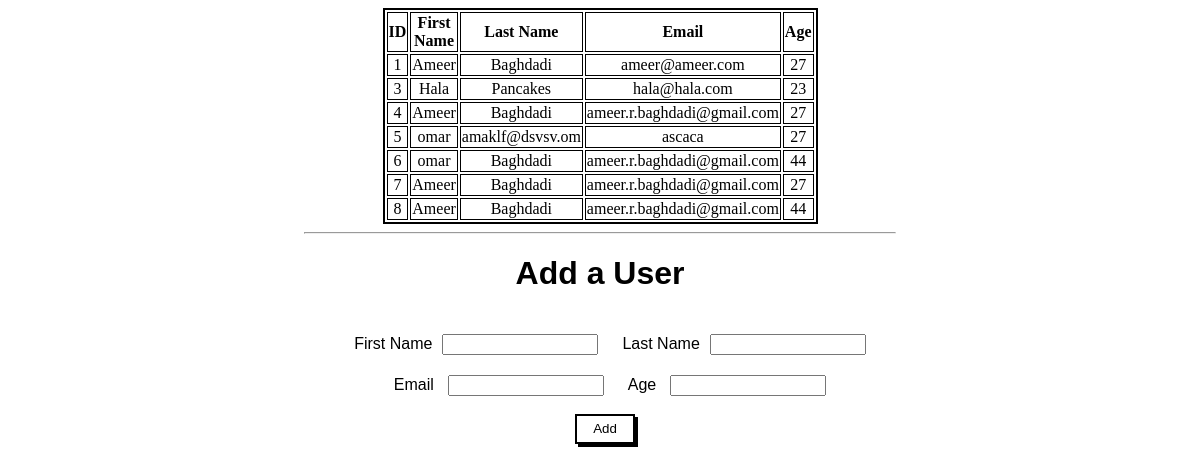
The app's page /display, older data.
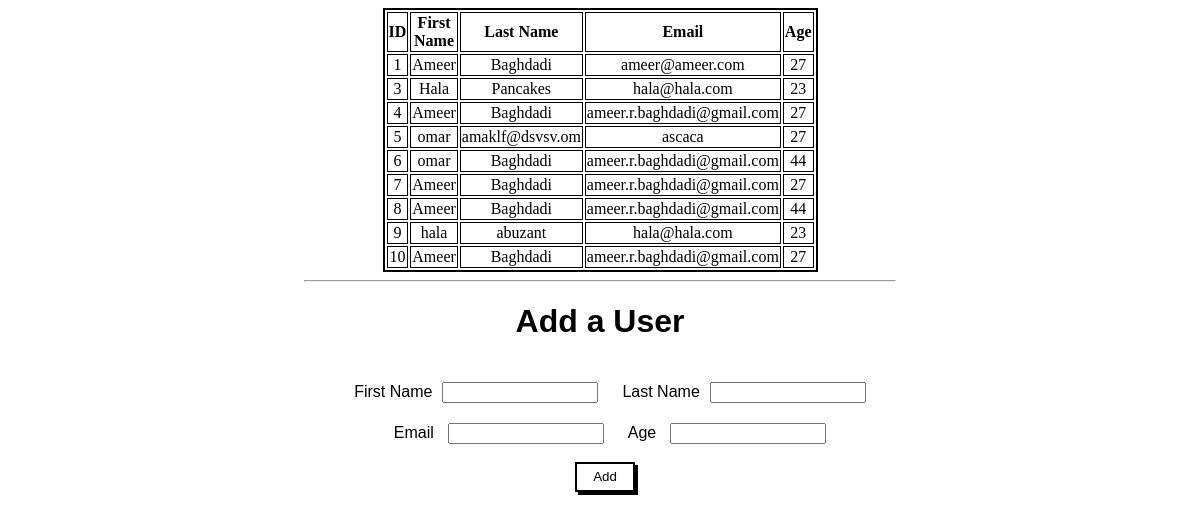
The same page, newer data.
### users_app/models.py (models this page shows)
class Users(models.Model):
    firstname = models.CharField(max_length=45)
    lastname = models.CharField(max_length=45)
    email = models.CharField(max_length=45)
    age = models.IntegerField()
    created_at = models.DateTimeField(auto_now_add=True)
    updated_at = models.DateTimeField(auto_now=True)

### users_app/views.py (the view)
# urls.py: path('display', views.showdata)
def showdata(request):
    context = {
        'Users':Users.objects.all()
    }
    return render(request, "form.html", context)

### users_app/templates/form.html (shortened to what this page needs)
<!DOCTYPE html>
<html lang="en">
<head>
    {% load static %}
    <link rel="stylesheet" href="{% static 'style.css' %}">
</head>
<body>
    <div class="main">
        <table style="width:50%">
            <tr>
            <th>ID</th>
            <th>First Name</th>
            <th>Last Name</th>
            <th>Email</th>
            <th>Age</th>
            </tr>
            {%for usr in Users%}
            <tr>
            <td>{{usr.id}}</td>
            <td>{{usr.firstname}}</td>
            <td>{{usr.lastname}}</td>
            <td>{{usr.email}}</td>
            <td>{{usr.age}}</td>
            </tr>
            {%endfor%}
        </table>
        <hr>
        <h1>Add a User</h1>
    <form action='/show_table' method='post'>
        <label>First Name</label><input type='text' name='firstname'>
        <label>Last Name</label><input type='text' name='lastname'><br>
        <label>Email</label> <input type='text' name='email'>
        <label>Age</label> <input type='text' name='age'><br>
        <input type='submit' value='Add' id="btn">
    </form>
</body>
</html>

### users_app/static/style.css (style rules this page uses)
.main { margin: 0px auto; width: 50%; text-align: center; }
table { margin: 0px auto; border: 2px solid black; }
tr, th, td { border: 0.5px solid black; }
input { font-family: sans-serif; width: 25%; margin-left: 10px; margin-top: 20px; }
h1 { font-family: sans-serif; }
label { font-family: sans-serif; margin-left: 20px; }
#btn { width: 10%; margin-top: 3%; height: 30px; border: 2px solid black; box-shadow: 3px 3px black; background-color: white; }

Row changes from the older to the newer data that the page shows:
added Users: id "9", firstname "hala", lastname "abuzant", email "hala@hala.com", age "23"
added Users: id "10", firstname "Ameer", lastname "Baghdadi", email "ameer.r.baghdadi@gmail.com", age "27"
